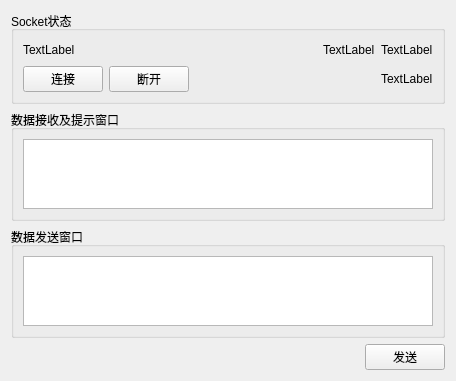
<?xml version="1.0" encoding="UTF-8"?>
<ui version="4.0">
 <class>TcpSocketOperateWidget</class>
 <widget class="QWidget" name="TcpSocketOperateWidget">
  <property name="geometry">
   <rect>
    <x>0</x>
    <y>0</y>
    <width>456</width>
    <height>352</height>
   </rect>
  </property>
  <property name="windowTitle">
   <string>Form</string>
  </property>
  <layout class="QVBoxLayout" name="verticalLayout_4">
   <item>
    <widget class="QGroupBox" name="groupBox">
     <property name="title">
      <string>Socket状态</string>
     </property>
     <layout class="QVBoxLayout" name="verticalLayout">
      <item>
       <layout class="QHBoxLayout" name="horizontalLayout_3">
        <item>
         <widget class="QLabel" name="labelStatus">
          <property name="text">
           <string>TextLabel</string>
          </property>
         </widget>
        </item>
        <item>
         <spacer name="horizontalSpacer_2">
          <property name="orientation">
           <enum>Qt::Horizontal</enum>
          </property>
          <property name="sizeHint" stdset="0">
           <size>
            <width>40</width>
            <height>20</height>
           </size>
          </property>
         </spacer>
        </item>
        <item>
         <widget class="QLabel" name="labelPeerAddress">
          <property name="text">
           <string>TextLabel</string>
          </property>
         </widget>
        </item>
        <item>
         <widget class="QLabel" name="labelPeerPort">
          <property name="text">
           <string>TextLabel</string>
          </property>
         </widget>
        </item>
       </layout>
      </item>
      <item>
       <layout class="QHBoxLayout" name="horizontalLayout_2">
        <item>
         <widget class="QPushButton" name="pushButtonConnect">
          <property name="text">
           <string>连接</string>
          </property>
         </widget>
        </item>
        <item>
         <widget class="QPushButton" name="pushButtonDisconnect">
          <property name="text">
           <string>断开</string>
          </property>
         </widget>
        </item>
        <item>
         <spacer name="horizontalSpacer_3">
          <property name="orientation">
           <enum>Qt::Horizontal</enum>
          </property>
          <property name="sizeHint" stdset="0">
           <size>
            <width>40</width>
            <height>20</height>
           </size>
          </property>
         </spacer>
        </item>
        <item>
         <widget class="QLabel" name="labelLocalPort">
          <property name="text">
           <string>TextLabel</string>
          </property>
         </widget>
        </item>
       </layout>
      </item>
     </layout>
    </widget>
   </item>
   <item>
    <widget class="QGroupBox" name="groupBox_2">
     <property name="title">
      <string>数据接收及提示窗口</string>
     </property>
     <layout class="QVBoxLayout" name="verticalLayout_2">
      <item>
       <widget class="QPlainTextEdit" name="textBrowser"/>
      </item>
     </layout>
    </widget>
   </item>
   <item>
    <widget class="QGroupBox" name="groupBox_3">
     <property name="title">
      <string>数据发送窗口</string>
     </property>
     <layout class="QVBoxLayout" name="verticalLayout_3">
      <item>
       <widget class="QPlainTextEdit" name="plainTextEdit"/>
      </item>
     </layout>
    </widget>
   </item>
   <item>
    <layout class="QHBoxLayout" name="horizontalLayout">
     <item>
      <spacer name="horizontalSpacer">
       <property name="orientation">
        <enum>Qt::Horizontal</enum>
       </property>
       <property name="sizeHint" stdset="0">
        <size>
         <width>40</width>
         <height>20</height>
        </size>
       </property>
      </spacer>
     </item>
     <item>
      <widget class="QPushButton" name="pushButtonSend">
       <property name="text">
        <string>发送</string>
       </property>
      </widget>
     </item>
    </layout>
   </item>
  </layout>
 </widget>
 <resources/>
 <connections/>
</ui>
